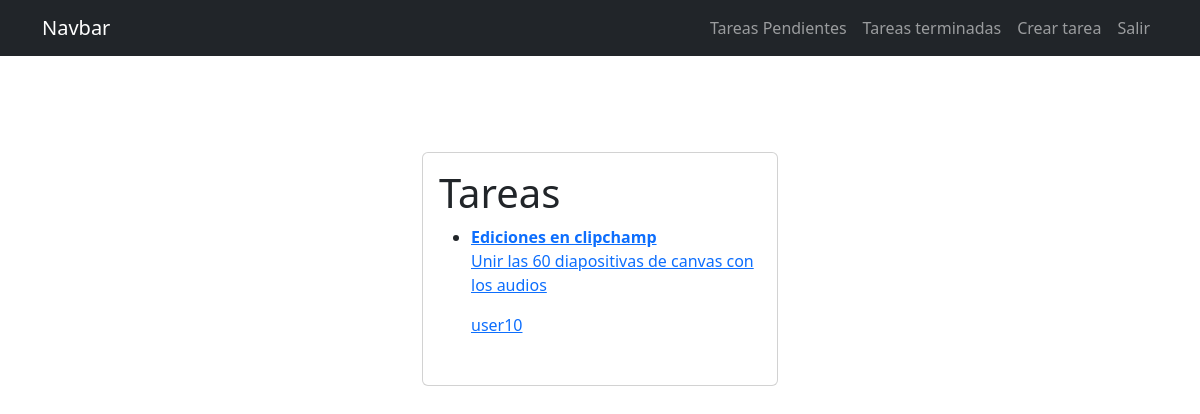
/tareas/ (signed in), run on the app's committed database.
### catalog/models.py (models this page shows, shortened)
class tarea(models.Model):
    Nombre = models.CharField(max_length=80)
    Descripción = models.TextField(blank=True)
    Creado = models.DateTimeField(auto_now_add=True)
    Fecha_completada =models.DateTimeField(null=True, blank=True)
    Importante = models.BooleanField(default=False)
    user = models.ForeignKey(User, on_delete=models.CASCADE)

### catalog/views.py (the view)
# urls.py: path('tareas/', views.tareas, name='tareas'),
@login_required
def tareas(request):
    tareas = tarea.objects.filter(user=request.user, Fecha_completada__isnull=True) #devolver tareas de base de datos solo del usuario filtrado
    return render(request, 'Tareas.html', {"tareas": tareas})

### catalog/templates/Tareas.html (shortened to what this page needs)
{% extends 'base.html' %}
{% block content %}
<main class="container py-5">
    <div class="row">
        <section class="col-md-4 offset-md-4 mt-5 ">
            <section class="card card-body ">
                <h1>Tareas</h1>
                    <ul>
                        {% for tarea in tareas %}
                        <li>
                            <a href="{% url 'info_tarea' tarea.id %}">
                                {% if tarea.Importante %}
                                <strong> {{tarea.Nombre}}</strong>
                                {% else %}
                                    {{tarea.Nombre}}
                                {% endif %}
                                <p>{{tarea.Descripción}}</p>
                                <p>{{tarea.user.username}}</p>
                            </a>
                        </li>
                        {% endfor %}
                     </ul>
            </section>
        </section>
    </div>
</main>
{% endblock %}

### data on the page
tarea: Nombre "Ediciones en clipchamp", Descripción "Unir las 60 diapositivas de canvas con los audios", user.username "user10"
